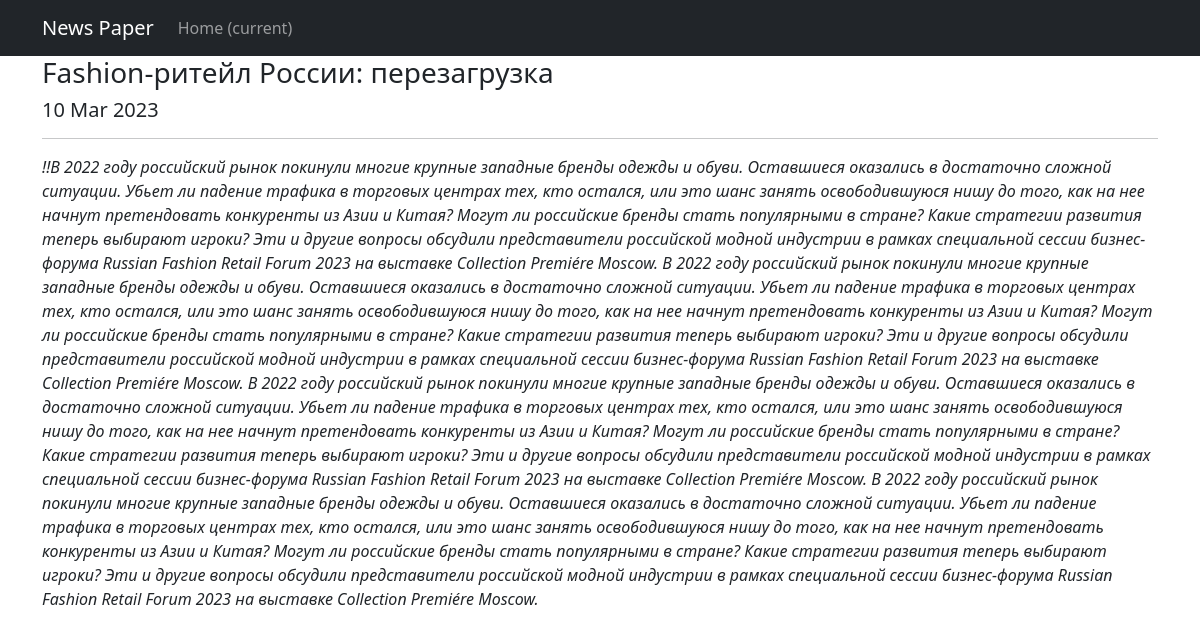
The page /news/21 on the database its author committed.
### news/models.py (models this page shows, shortened)
class Post(models.Model):
    list_type = [(news, 'Новости'), (article, 'Статья')]
    author = models.ForeignKey(Author, on_delete=models.CASCADE)
    post_type = models.CharField(max_length=2, choices=list_type)
    time_create = models.DateTimeField(auto_now_add=True)
    category = models.ManyToManyField(Category, through='PostCategory')
    title = models.CharField(max_length=250)
    text_post = models.TextField()
    rating = models.FloatField(default=0.0)

### news/views.py (the view)
# urls.py: path('<int:pk>', PostDetail.as_view(), name='new'),
class PostDetail(DetailView):
    model = Post
    template_name = 'post.html'
    context_object_name = 'post'

### news/templates/post.html (shortened to what this page needs)
{% extends 'flatpages/default.html' %}
{% block content %}
<h3>{{ post.title }} </h3>
<h5>{{ post.time_create|date:'d M Y' }}</h5>
<hr>
<i>{{ post.text_post }}</i>
{% endblock content %}

### rows shown on the page
Post: title "Fashion-ритейл России: перезагрузка", time_create "10 Mar 2023", text_post "!!В 2022 году российский рынок покинули многие крупные западные бренды одежды и обуви. Оставшиеся оказались в достаточно сложной ситуации. Убьет ли падение трафика в торговых центрах тех, кто остался, или это шанс занять освободившуюся нишу до того, как на нее начнут претендовать конкуренты из Азии и Китая? Могут ли российские бренды стать популярными в стране? Какие стратегии развития теперь выбирают игроки? Эти и другие вопросы обсудили представители российской модной индустрии в рамках специальной сессии бизнес-форума Russian Fashion Retail Forum 2023 на выставке Collection Premiére Moscow. В 2022 году российский рынок покинули многие крупные западные бренды одежды и обуви. Оставшиеся…"
